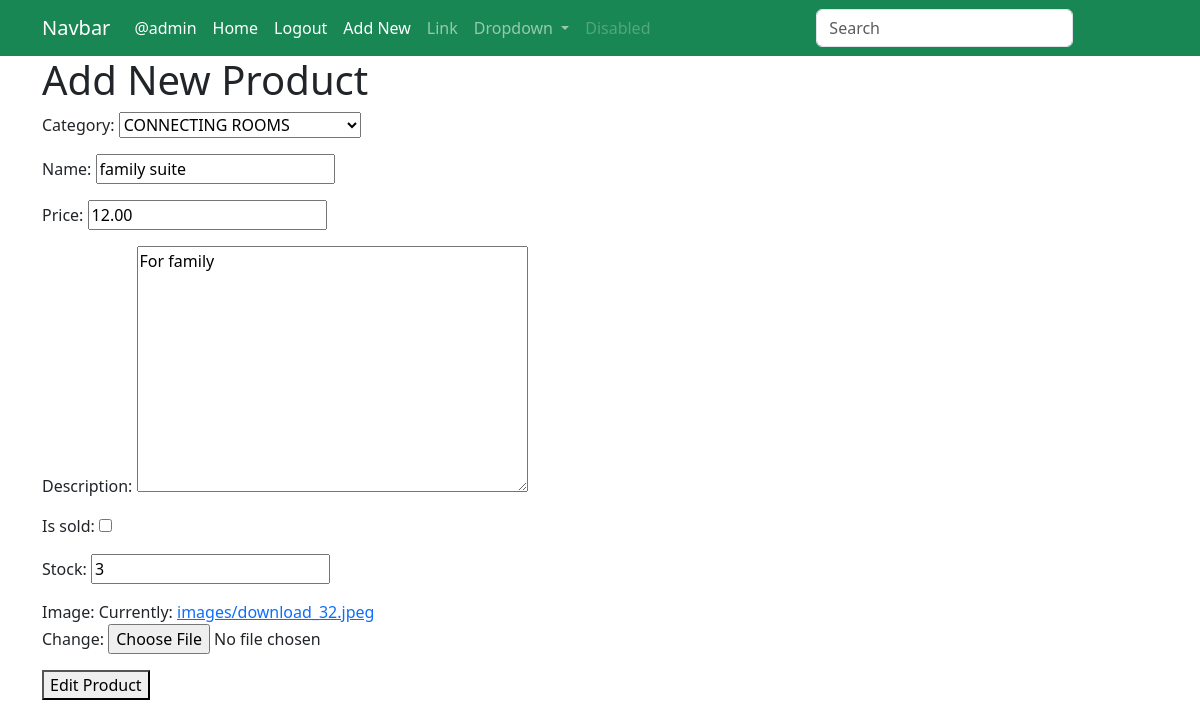
The page /edit-item/4/ (signed in) on the database its author committed.
### core/models.py (models this page shows, shortened)
class Product(models.Model):
    category = models.ForeignKey(Category, related_name="products", on_delete=models.CASCADE)
    name = models.CharField(max_length=100)
    price = models.DecimalField(decimal_places=2, max_digits=10)
    description = models.TextField()
    is_sold = models.BooleanField(default=False)
    stock = models.IntegerField()
    created_by = models.ForeignKey(User, related_name="products", on_delete=models.CASCADE)
    created_at = models.DateTimeField(auto_now_add=True)
    modified_at = models.DateTimeField(auto_now=True)
    image = models.ImageField(upload_to="images")

class Category(models.Model):
    name = models.CharField(max_length=200)
    class Meta:
        verbose_name_plural = "Categories"
        ordering = ["name"]
    def __str__(self):
        return self.name

### core/views.py (the view)
# urls.py: path("edit-item/<int:pk>/", views.edit_item, name="edit-item"),
@login_required
def edit_item(request, pk=True):
    product = get_object_or_404(Product, pk=pk, created_by=request.user)
    form = AddProductForm(instance=product)
    if request.method == "POST":
        form = AddProductForm(request.POST, request.FILES, instance=product)
        if form.is_valid():
            form.save()
            return redirect("core:home")
    context = {
        "form": form,
        "product": product
        }
    return render(request, "core/form.html", context)

### core/forms.py
class AddProductForm(forms.ModelForm):
    class Meta:
        model = Product
        fields = ["category", "name", "price", "description", "is_sold", "stock", "image"]

### templates/core/form.html (shortened to what this page needs)
{% extends "core/base.html" %}
{% block content %}
    <h1>Add New Product</h1>
    <form action="" method="POST" enctype="multipart/form-data">
        {{ form.as_p }}
        <button type="submit">Edit Product</button>
    </form>
{% endblock content %}

### templates/core/base.html (shortened to what this page needs)
{% load static %}
<!doctype html>
<html lang="en">
  <head>
    <link href="https://cdn.jsdelivr.net/npm/bootstrap@5.3.3/dist/css/bootstrap.min.css" rel="stylesheet">
    <link rel="stylesheet" href="{% static 'css/styles.css' %}">
  </head>
  <body>
    <nav class="navbar navbar-expand-lg bg-success navbar-dark">
      <div class="container-fluid container">
        <a class="navbar-brand" href="#">Navbar</a>
        <div class="collapse navbar-collapse" id="navbarSupportedContent">
          <ul class="navbar-nav me-auto mb-2 mb-lg-0">
            <li class="nav-item">
              {% if request.user.is_authenticated %}
            <li class="nav-item">
              <a class="nav-link active">@{{request.user}}</a>
            </li>
            <li>
              <a class="nav-link active"  href="{% url 'core:home' %}">Home</a>
            </li>
            <li>
              <a class="nav-link active" href="{% url 'core:logout' %}">Logout</a>
            </li>
            <li>
              <a class="nav-link active" href="{% url 'core:new_item' %}">Add New</a>
            </li>
            {% endif %}
            <li class="nav-item">
              <a class="nav-link" href="#">Link</a>
            </li>
            <li class="nav-item dropdown">
              <a class="nav-link dropdown-toggle" href="#" role="button" data-bs-toggle="dropdown" aria-expanded="false">
                Dropdown
              </a>
            </li>
            <li class="nav-item">
              <a class="nav-link disabled" aria-disabled="true">Disabled</a>
            </li>
          </ul>
          <form class="d-flex" role="search">
            <input class="form-control me-2" type="search" placeholder="Search" aria-label="Search">
            <button class="btn btn-outline-success" type="submit">Search</button>
          </form>
        </div>
      </div>
    </nav>
    <div class="container">
      {% block content %}
      {% endblock content %}
    </div>
  </body>
</html>

### rows shown on the page
Product: category "CONNECTING ROOMS", price "12.00", description "For family", stock "3"
Category: name "family suite"

### other values the page prints
{{ request.user }} "admin"
